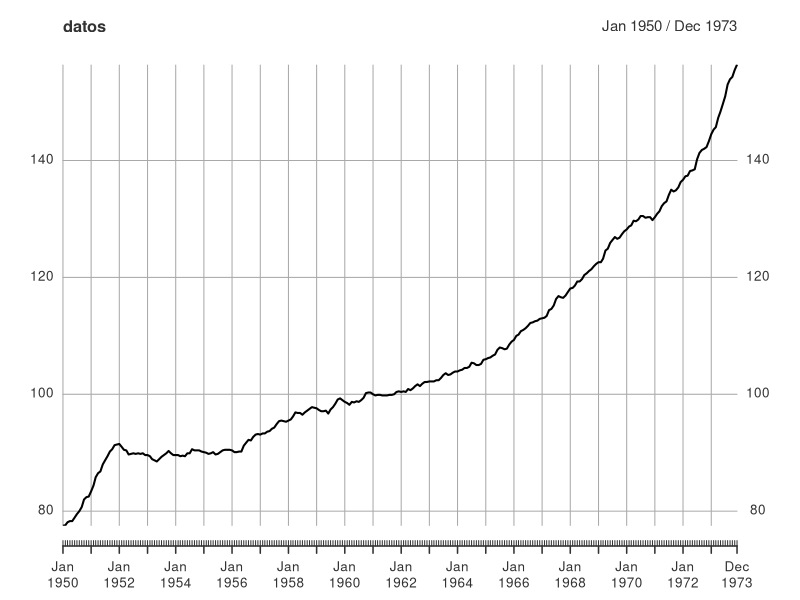

The R source for this figure:
###
# Código R para solucionar el taller 1
###

# Librerías requeridas
library(ggplot2) # graficos
library(dplyr) # manipulación de datos
library(tidyr) # organizar los datos
library(xts) # manipulación de fechas

# Lectura de datos
datos_orig <- read.table(file = 'IndProductividad.txt', header = FALSE)
head(datos_orig)

# Organizamos los datos y le damos el formato adecuado
datos <- gather(as.data.frame(t(datos_orig)))[, 2]
datos <- xts(datos,
             as.yearmon(seq.Date(from = as.Date('1950-01-01', '%Y-%m-%d'),
                                 to = as.Date('1973-12-01', '%Y-%m-%d'),
                                 by = 'month')))
names(datos) <- 'ind_prod'
head(datos)

# Análisis exploratorio inicial
summary(datos)
plot(datos)

# Punto 1
decompose(datos)
